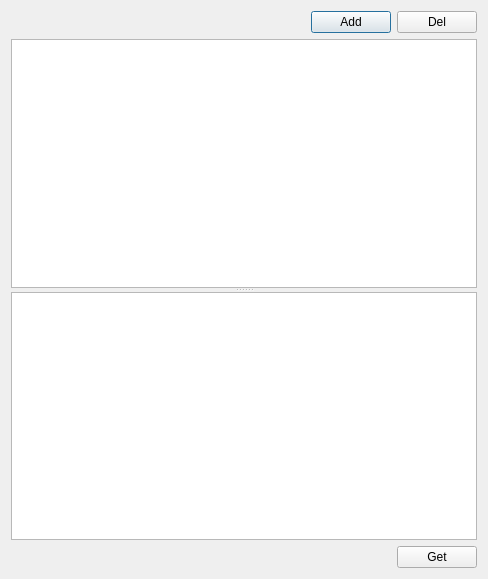
<?xml version="1.0" encoding="UTF-8"?>
<ui version="4.0">
 <class>Dialog</class>
 <widget class="QDialog" name="Dialog">
  <property name="geometry">
   <rect>
    <x>0</x>
    <y>0</y>
    <width>488</width>
    <height>579</height>
   </rect>
  </property>
  <property name="windowTitle">
   <string>Dialog</string>
  </property>
  <layout class="QVBoxLayout" name="verticalLayout">
   <item>
    <layout class="QHBoxLayout" name="horizontalLayout_2">
     <item>
      <spacer name="horizontalSpacer_2">
       <property name="orientation">
        <enum>Qt::Horizontal</enum>
       </property>
       <property name="sizeHint" stdset="0">
        <size>
         <width>40</width>
         <height>20</height>
        </size>
       </property>
      </spacer>
     </item>
     <item>
      <widget class="QPushButton" name="AddpushButton_2">
       <property name="text">
        <string>Add</string>
       </property>
      </widget>
     </item>
     <item>
      <widget class="QPushButton" name="DelpushButton_2">
       <property name="text">
        <string>Del</string>
       </property>
      </widget>
     </item>
    </layout>
   </item>
   <item>
    <widget class="QSplitter" name="splitter">
     <property name="orientation">
      <enum>Qt::Vertical</enum>
     </property>
     <widget class="QListWidget" name="listWidget"/>
     <widget class="QTextEdit" name="textEdit"/>
    </widget>
   </item>
   <item>
    <layout class="QHBoxLayout" name="horizontalLayout">
     <item>
      <spacer name="horizontalSpacer">
       <property name="orientation">
        <enum>Qt::Horizontal</enum>
       </property>
       <property name="sizeHint" stdset="0">
        <size>
         <width>40</width>
         <height>20</height>
        </size>
       </property>
      </spacer>
     </item>
     <item>
      <widget class="QPushButton" name="pushButton">
       <property name="text">
        <string>Get</string>
       </property>
      </widget>
     </item>
    </layout>
   </item>
  </layout>
 </widget>
 <layoutdefault spacing="6" margin="11"/>
 <resources/>
 <connections/>
</ui>
